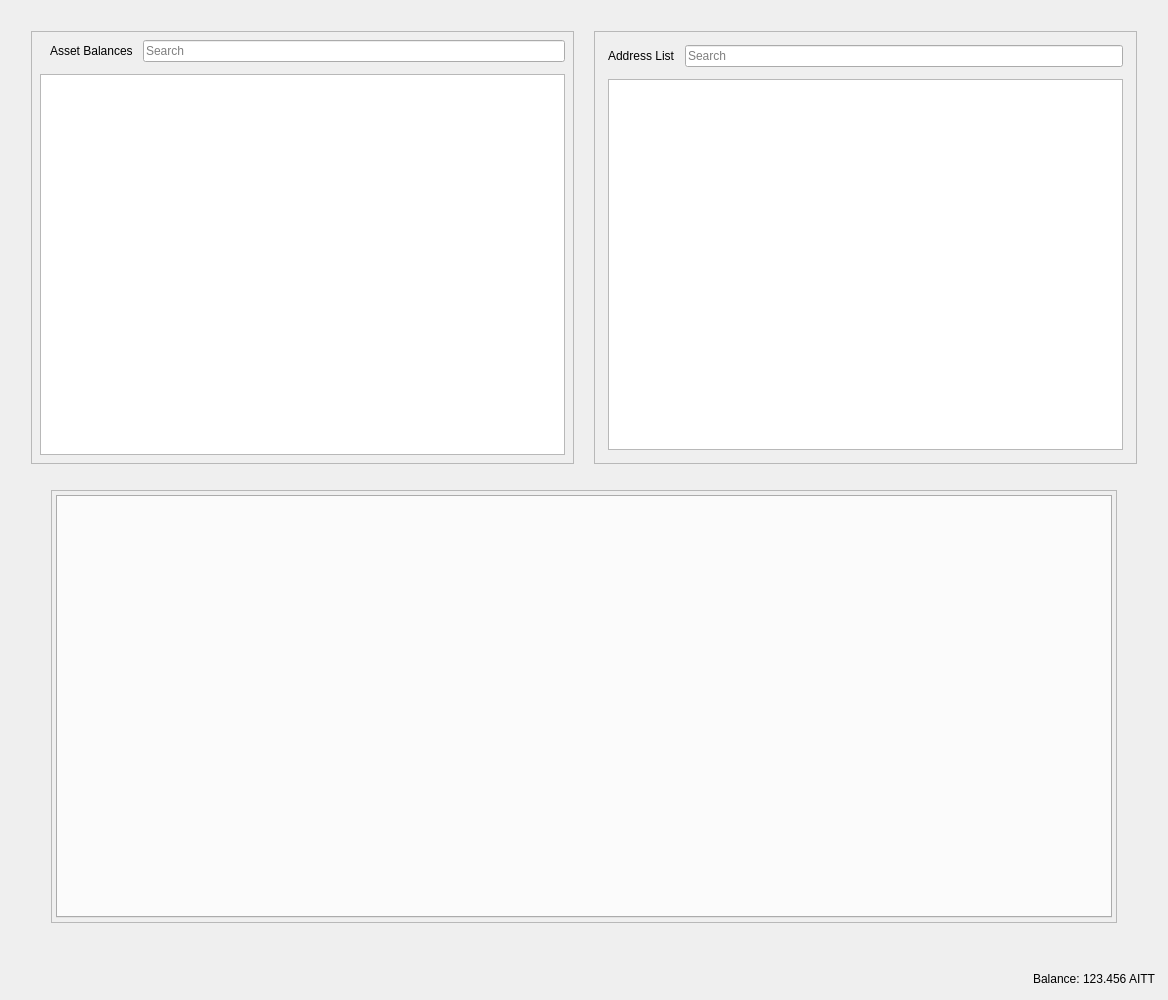
<?xml version="1.0" encoding="UTF-8"?>
<ui version="4.0">
 <class>RestrictedAssetsDialog</class>
 <widget class="QDialog" name="RestrictedAssetsDialog">
  <property name="geometry">
   <rect>
    <x>0</x>
    <y>0</y>
    <width>1168</width>
    <height>1000</height>
   </rect>
  </property>
  <property name="windowTitle">
   <string>Send Coins</string>
  </property>
  <layout class="QVBoxLayout" name="verticalLayout">
   <item>
    <layout class="QHBoxLayout" name="horizontalLayout">
     <property name="spacing">
      <number>20</number>
     </property>
     <property name="leftMargin">
      <number>20</number>
     </property>
     <property name="topMargin">
      <number>20</number>
     </property>
     <property name="rightMargin">
      <number>20</number>
     </property>
     <property name="bottomMargin">
      <number>20</number>
     </property>
     <item>
      <widget class="QFrame" name="frameAssetBalance">
       <property name="frameShape">
        <enum>QFrame::StyledPanel</enum>
       </property>
       <property name="frameShadow">
        <enum>QFrame::Raised</enum>
       </property>
       <layout class="QVBoxLayout" name="verticalLayout_7">
        <property name="spacing">
         <number>12</number>
        </property>
        <property name="leftMargin">
         <number>4</number>
        </property>
        <property name="topMargin">
         <number>4</number>
        </property>
        <property name="rightMargin">
         <number>4</number>
        </property>
        <property name="bottomMargin">
         <number>4</number>
        </property>
        <item>
         <layout class="QVBoxLayout" name="verticalLayout_4">
          <property name="spacing">
           <number>12</number>
          </property>
          <property name="leftMargin">
           <number>4</number>
          </property>
          <property name="topMargin">
           <number>4</number>
          </property>
          <property name="rightMargin">
           <number>4</number>
          </property>
          <property name="bottomMargin">
           <number>4</number>
          </property>
          <item>
           <layout class="QHBoxLayout" name="horizontalLayout_8">
            <property name="spacing">
             <number>10</number>
            </property>
            <property name="leftMargin">
             <number>10</number>
            </property>
            <item>
             <widget class="QLabel" name="labelAssetBalance">
              <property name="text">
               <string>Asset Balances</string>
              </property>
             </widget>
            </item>
            <item>
             <widget class="QLineEdit" name="lineEditAssetSearch">
              <property name="placeholderText">
               <string>Search</string>
              </property>
             </widget>
            </item>
           </layout>
          </item>
          <item>
           <widget class="QTableView" name="listAssets"/>
          </item>
         </layout>
        </item>
       </layout>
      </widget>
     </item>
     <item>
      <widget class="QFrame" name="frameAddressList">
       <property name="frameShape">
        <enum>QFrame::StyledPanel</enum>
       </property>
       <property name="frameShadow">
        <enum>QFrame::Raised</enum>
       </property>
       <layout class="QVBoxLayout" name="verticalLayout_10">
        <property name="spacing">
         <number>12</number>
        </property>
        <item>
         <layout class="QVBoxLayout" name="verticalLayout_9">
          <property name="spacing">
           <number>12</number>
          </property>
          <property name="leftMargin">
           <number>4</number>
          </property>
          <property name="topMargin">
           <number>4</number>
          </property>
          <property name="rightMargin">
           <number>4</number>
          </property>
          <property name="bottomMargin">
           <number>4</number>
          </property>
          <item>
           <layout class="QHBoxLayout" name="horizontalLayout_9">
            <property name="spacing">
             <number>10</number>
            </property>
            <property name="leftMargin">
             <number>0</number>
            </property>
            <property name="topMargin">
             <number>0</number>
            </property>
            <property name="rightMargin">
             <number>0</number>
            </property>
            <property name="bottomMargin">
             <number>0</number>
            </property>
            <item>
             <widget class="QLabel" name="labelAddressList">
              <property name="text">
               <string>Address List</string>
              </property>
             </widget>
            </item>
            <item>
             <widget class="QLineEdit" name="lineEditAddressSearch">
              <property name="placeholderText">
               <string>Search</string>
              </property>
             </widget>
            </item>
           </layout>
          </item>
          <item>
           <widget class="QTableView" name="myAddressList"/>
          </item>
         </layout>
        </item>
       </layout>
      </widget>
     </item>
    </layout>
   </item>
   <item>
    <layout class="QHBoxLayout" name="horizontalLayout_4">
     <property name="spacing">
      <number>34</number>
     </property>
     <property name="leftMargin">
      <number>40</number>
     </property>
     <property name="topMargin">
      <number>0</number>
     </property>
     <property name="rightMargin">
      <number>40</number>
     </property>
     <property name="bottomMargin">
      <number>40</number>
     </property>
     <item>
      <widget class="QFrame" name="tabFrame">
       <property name="frameShape">
        <enum>QFrame::StyledPanel</enum>
       </property>
       <property name="frameShadow">
        <enum>QFrame::Raised</enum>
       </property>
       <layout class="QVBoxLayout" name="verticalLayout_8">
        <property name="spacing">
         <number>12</number>
        </property>
        <property name="leftMargin">
         <number>4</number>
        </property>
        <property name="topMargin">
         <number>4</number>
        </property>
        <property name="rightMargin">
         <number>4</number>
        </property>
        <property name="bottomMargin">
         <number>4</number>
        </property>
        <item>
         <widget class="QTabWidget" name="tabWidget">
          <property name="tabPosition">
           <enum>QTabWidget::North</enum>
          </property>
          <property name="tabShape">
           <enum>QTabWidget::Rounded</enum>
          </property>
          <property name="currentIndex">
           <number>-1</number>
          </property>
          <property name="elideMode">
           <enum>Qt::ElideNone</enum>
          </property>
         </widget>
        </item>
       </layout>
      </widget>
     </item>
    </layout>
   </item>
   <item>
    <layout class="QHBoxLayout" name="horizontalLayout_2">
     <property name="spacing">
      <number>3</number>
     </property>
     <item>
      <spacer name="horizontalSpacer">
       <property name="orientation">
        <enum>Qt::Horizontal</enum>
       </property>
       <property name="sizeHint" stdset="0">
        <size>
         <width>40</width>
         <height>20</height>
        </size>
       </property>
      </spacer>
     </item>
     <item alignment="Qt::AlignRight">
      <widget class="QLabel" name="label">
       <property name="sizePolicy">
        <sizepolicy hsizetype="Preferred" vsizetype="Fixed">
         <horstretch>0</horstretch>
         <verstretch>0</verstretch>
        </sizepolicy>
       </property>
       <property name="text">
        <string>Balance:</string>
       </property>
      </widget>
     </item>
     <item alignment="Qt::AlignRight">
      <widget class="QLabel" name="labelBalance">
       <property name="sizePolicy">
        <sizepolicy hsizetype="Preferred" vsizetype="Fixed">
         <horstretch>0</horstretch>
         <verstretch>0</verstretch>
        </sizepolicy>
       </property>
       <property name="cursor">
        <cursorShape>IBeamCursor</cursorShape>
       </property>
       <property name="text">
        <string notr="true">123.456 AITT</string>
       </property>
       <property name="textInteractionFlags">
        <set>Qt::LinksAccessibleByMouse|Qt::TextSelectableByKeyboard|Qt::TextSelectableByMouse</set>
       </property>
      </widget>
     </item>
    </layout>
   </item>
  </layout>
 </widget>
 <resources>
  <include location="../aittcoin.qrc"/>
 </resources>
 <connections/>
</ui>
